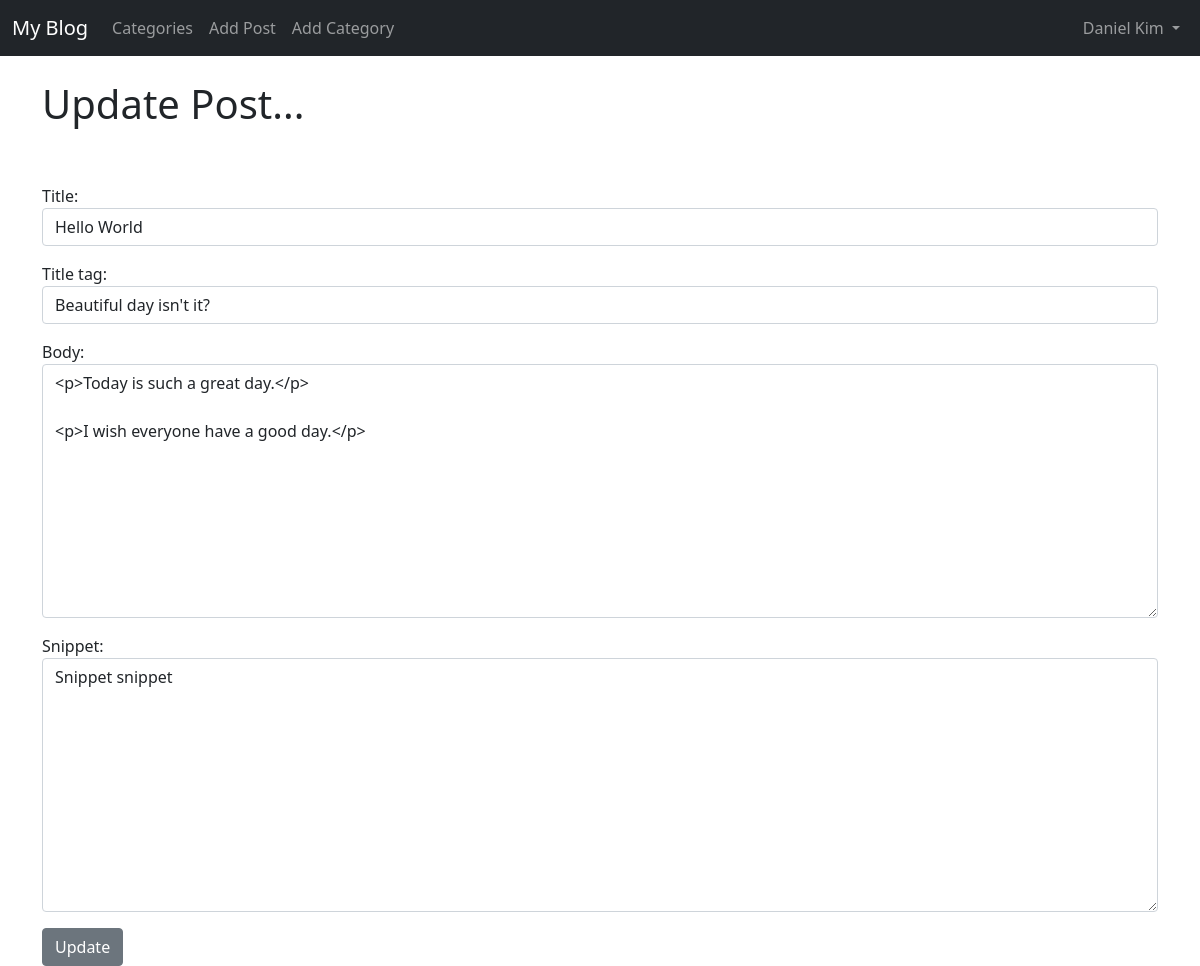
The app's page /article/edit/15 (signed in) with its own data.
### blog/models.py (models this page shows, shortened)
class Post(models.Model):
    title = models.CharField(max_length=255)
    header_image = models.ImageField(null=True, blank=True, upload_to="images/")
    title_tag = models.CharField(max_length=255)
    author = models.ForeignKey(User, on_delete=models.CASCADE)
    body = RichTextField(blank=True, null=True)
    post_date = models.DateField(auto_now_add=True)
    category = models.CharField(max_length=255, default='coding')
    snippet = models.CharField(max_length=255)
    likes = models.ManyToManyField(User, related_name='blog_posts')

### blog/views.py (the view)
# urls.py: path('article/edit/<int:pk>', UpdatePostView.as_view(), name='update_post'),
class UpdatePostView(UpdateView):
    model = Post
    form_class = EditForm
    template_name = 'update_post.html'

### blog/forms.py
class EditForm(forms.ModelForm):
    class Meta:
        model = Post
        fields = ('title', 'title_tag', 'body', 'snippet')
        widgets = {
            'title': forms.TextInput(attrs={'class': 'form-control'}),
            'title_tag': forms.TextInput(attrs={'class': 'form-control'}),
            'body': forms.Textarea(attrs={'class': 'form-control'}),
            'snippet': forms.Textarea(attrs={'class': 'form-control'}),
        }

### blog/templates/update_post.html (shortened to what this page needs)
{% extends 'base.html' %}
{% block content %}
{% if user.is_authenticated %}
    {% if user.id == post.author.id %}
        <h1>Update Post...</h1>
        <br/><br/>
        <div class="form-group">
            <form method="POST">
                {{ form.as_p }}
                <button class="btn btn-secondary">Update</button>
            </form>
        </div>
    {% else %}
        You are not allowed here!
    {% endif %}
{% else %}
You are not allowed here!
{% endif %}
{% endblock %}

### blog/templates/base.html (shortened to what this page needs)
<!doctype html>
<html lang="en">
  <head>
    <link href="https://cdn.jsdelivr.net/npm/bootstrap@5.1.0/dist/css/bootstrap.min.css" rel="stylesheet">
  </head>
  <body>
    <nav class="navbar navbar-expand-lg navbar-dark bg-dark">
  <div class="container-fluid">
    <a class="navbar-brand" href="{% url 'home' %}">My Blog</a>
    <div class="collapse navbar-collapse" id="navbarSupportedContent">
      <ul class="navbar-nav me-auto mb-2 mb-lg-0">
          {% if cat_menu %}
          <li class="nav-item dropdown">
              <a class="nav-link dropdown-toggle" href="#" id="navbarDropdown" role="button" data-bs-toggle="dropdown" aria-expanded="false">
                Categories
              </a>
              <ul class="dropdown-menu" aria-labelledby="navbarDropdown">
                  {% for item in cat_menu %}
                      <a class="dropdown-item" href="{% url 'category' item|slugify %}">
                    {{ item }}</a>
                  {% endfor %}
              </ul>
          </li>
          {% else %}
              <li class="nav-item">
                  <a class="nav-link" href="{% url 'category-list' %}">Categories</a>
              </li>
          {% endif %}
          {% if user.is_authenticated %}
              <li class="nav-item">
                  <a class="nav-link" href="{% url 'add_post' %}">Add Post</a>
              </li>
              <li class="nav-item">
                  <a class="nav-link" href="{% url 'add_category' %}">Add Category</a>
              </li>
          {% endif %}
      </ul>
    {% if user.is_authenticated %}
        <ul class="navbar-nav ml-auto">
            <li class="nav-item dropdown">
              <a class="nav-link dropdown-toggle" href="#" id="navbarDropdown" role="button" data-bs-toggle="dropdown" aria-expanded="false">
                  {{ user.first_name }}
                  {{ user.last_name }}
              </a>
            </li>
        </ul>
    {% endif %}
    </div>
  </div>
</nav>
    <br/>
    <div class="container">
    {% block content %}
    {% endblock %}
    </div>
  </body>
</html>

### records on screen
Post: title "Hello World", title_tag "Beautiful day isn't it?", body "<p>Today is such a great day.</p> <p>I wish everyone have a good day.</p>", snippet "Snippet snippet"

### other values on screen
{{ user.first_name }} "Daniel"
{{ user.last_name }} "Kim"
